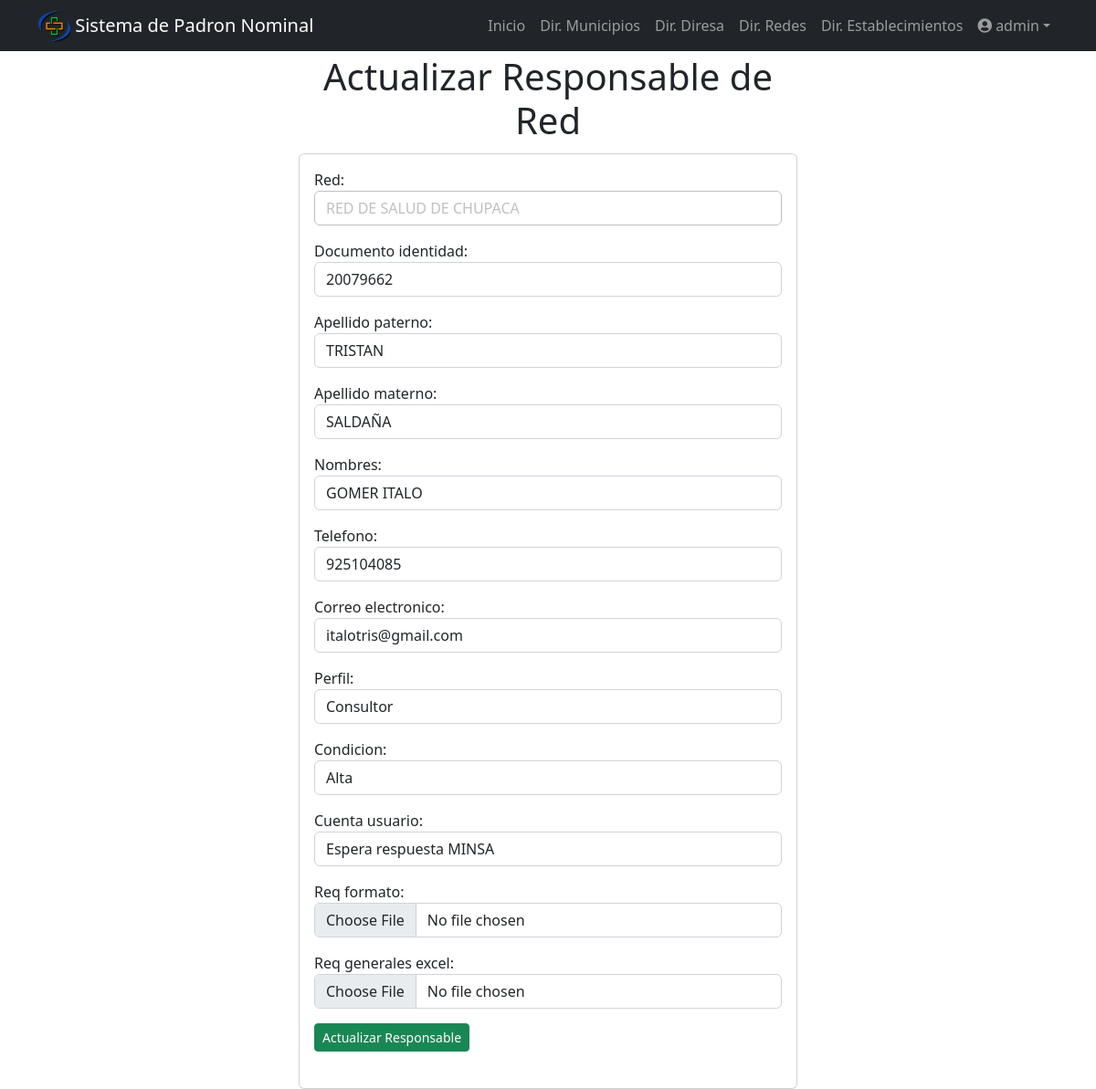
/directorio_red/1/ (signed in), run on an earlier commit of the app's database.
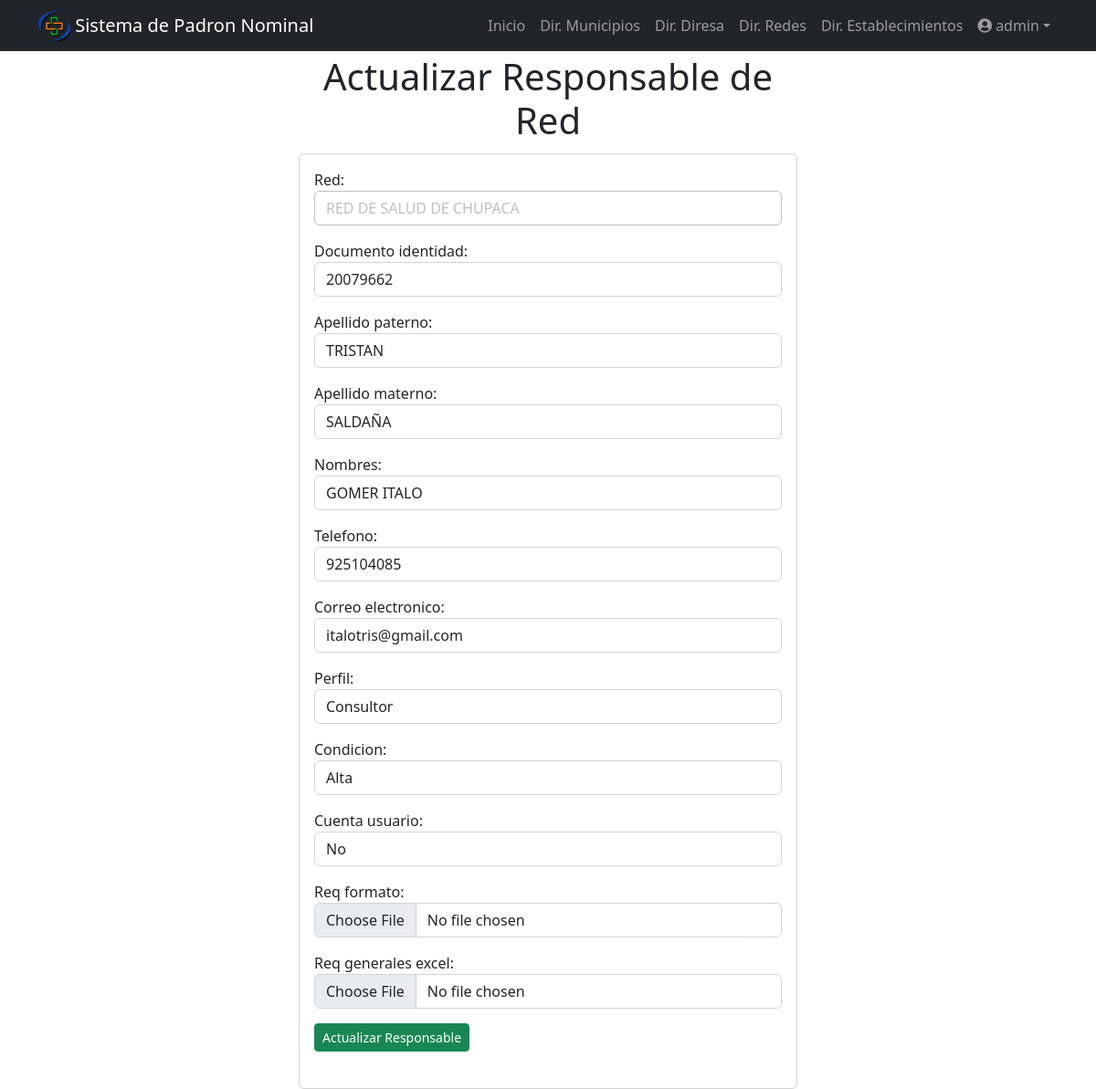
And on a later commit of the database.
### filiacion/models.py (models this page shows, shortened)
class DirectorioRed(models.Model):
    TIPO_USUARIO = [
                    ('diresa', 'diresa'),
                    ('red', 'red'),
                    ('microred', 'microred'),
                    ('establecimiento', 'establecimiento'),
                ]
    PERFIL = [
                ('Consultor', 'Consultor'),
                ('Registrador', 'Registrador'),
            ]
    CONDICION = [
                    ('Alta', 'Alta'),
                    ('Baja', 'Baja'),
                ]
    CUENTA_USUARIO = [
                    ('Si', 'Si'),
                    ('No', 'No'),
                    ('Espera respuesta MINSA', 'Espera respuesta MINSA'),
                ]
    diresa = models.CharField(max_length=100,null=True, blank=True)
    red = models.CharField(max_length=100,null=True, blank=True)
    microred = models.CharField(max_length=100,null=True, blank=True)
    establecimiento = models.CharField(max_length=100,null=True, blank=True)
    tipo_usuario = models.CharField(choices=TIPO_USUARIO, max_length=100, null=True, blank=True)
    documento_identidad = models.CharField(max_length=100,null=True, blank=True)
    apellido_paterno = models.CharField(max_length=100,null=True, blank=True)
    apellido_materno = models.CharField(max_length=200,null=True, blank=True)
    nombres = models.CharField(max_length=200,null=True, blank=True)
    telefono = models.CharField(max_length=200,null=True, blank=True)
    correo_electronico = models.CharField(max_length=200,null=True, blank=True)
    perfil = models.CharField(choices=PERFIL,max_length=100,null=True, blank=True)
    condicion = models.CharField(choices=CONDICION,max_length=100,null=True, blank=True)
    cuenta_usuario = models.CharField(choices=CUENTA_USUARIO,max_length=100,null=True, blank=True)
    contraseña_usuario = models.CharField(max_length=100,null=True, blank=True)
    req_formato = models.FileField(upload_to="filiacion/formato/",null=True, blank=True)
    dateTimeOfUpload_req_formato = models.DateTimeField(auto_now = True,null=True, blank=True)
    req_generales_excel = models.FileField(upload_to="filiacion/excel/",null=True, blank=True)
    dateTimeOfUpload_generales_excel = models.DateTimeField(auto_now = True,null=True, blank=True)

### filiacion/views.py (the view, shortened to what this page needs)
# urls.py: path('directorio_red/<int:directorio_red_id>/', views.directorio_red_detail, name='directorio_red_detail'),
@login_required
def directorio_red_detail(request, directorio_red_id):
    if request.method == 'GET':
        directorio_red = get_object_or_404(DirectorioRed, pk=directorio_red_id)
        form = DirectorioRedForm(instance=directorio_red)
        context = {
            'directorio_red': directorio_red,
            'form': form
        }
        return render(request, 'directorio_red_detail.html', context)

### filiacion/templates/directorio_red_detail.html (shortened to what this page needs)
{% extends 'base.html' %}
{% block content %}
<main class="container">
  <div class="row">
    <div class="col-md-6 offset-md-3 text-center py-1">
      <h1>Actualizar Responsable de Red</h1>
    </div>
    <div class="col-md-6 offset-md-3">
      <section class="card card-body">
        <div class="row">
          <form method="POST" enctype="multipart/form-data">
              {{form.as_p}}
              <button class="btn btn-success btn-sm">
                Actualizar Responsable
              </button>
          </form>
        </div>
      </section>
    </div>
  </div>
</main>
{% endblock %}

What changed in the data, as far as the page shows it:
changed DirectorioRed "RED DE SALUD DE CHUPACA": cuenta_usuario "Espera respuesta MINSA" → "No"
